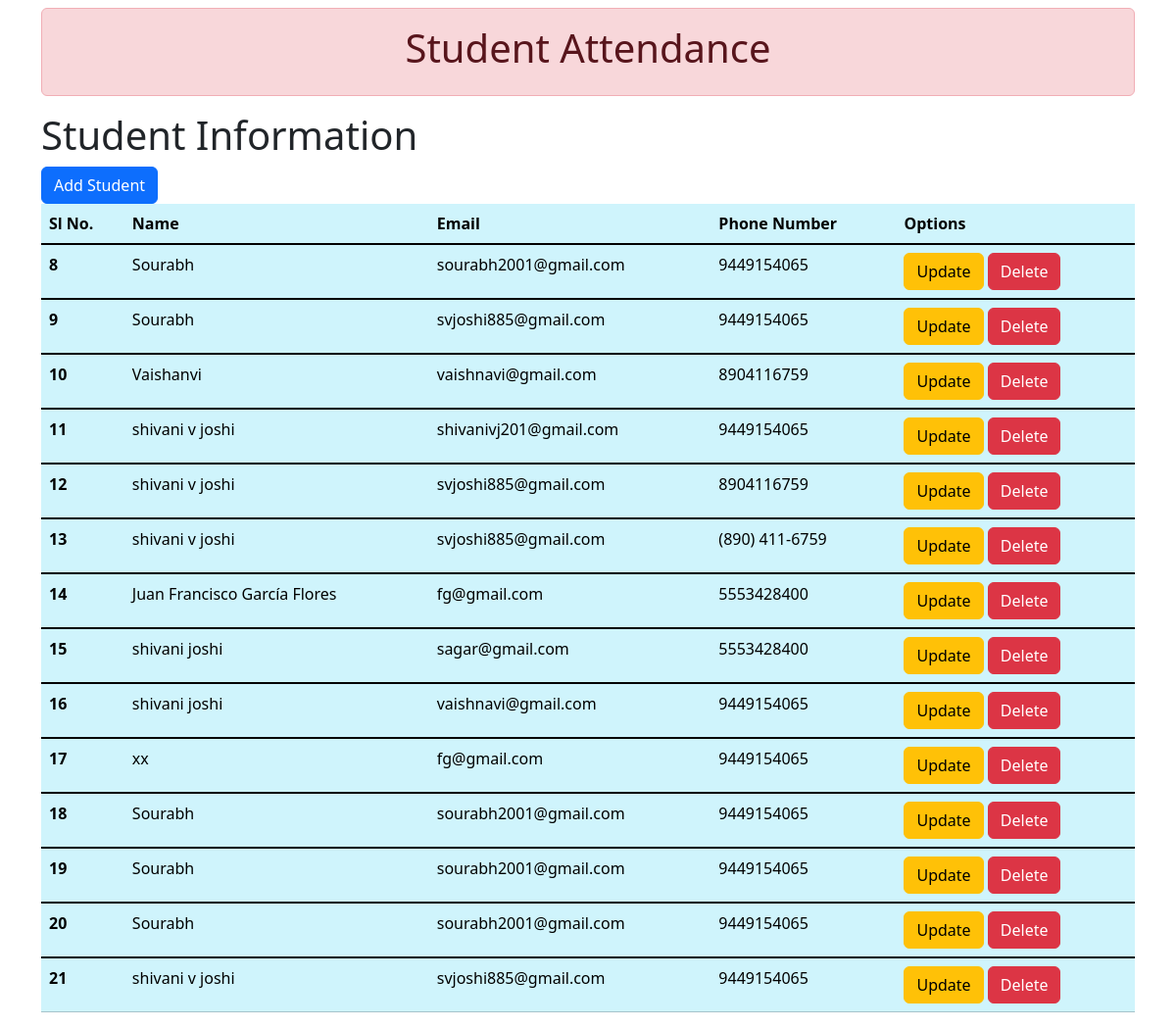
The page / on the database its author committed.
### app/models.py (models this page shows)
class Student(models.Model):
    name = models.CharField(max_length=100)
    email = models.EmailField(max_length=100)
    password = models.CharField(max_length=100)
    phone = models.CharField(max_length=100)

### app/views.py (the view)
# urls.py: 2. Add a URL to urlpatterns:  path('', views.home, name='home')
def home(request):
    object=Student.objects.all()
    print(object)
    return render(request, 'home.html',{'object':object})

### app/templates/home.html (shortened to what this page needs)
{% extends "base.html" %}
    {% block content %}
    <div class="container">
    {% if  object %}
        <h1>Student Information</h1>
        <table class="table table-info">
            <thead>
            <tr>
              <th scope="col">Sl No.</th>
              <th scope="col">Name</th>
              <th scope="col">Email</th>
              <th scope="col">Phone Number</th>
              <th scope="col">Options</th>
            </tr>
          </thead>
          {% for item in object %}
          <tbody class="table-group-divider">
            <tr>
              <th scope="row">{{item.id}}</th>
              <td>{{item.name}}</td>
              <td>{{item.email}}</td>
              <td>{{item.phone}}</td>
              <div class="col-mb-3">
                <td><a href="{% url "update_student" item.id %}"><button type="button" class="btn btn-warning">Update</button></a>
                    <a href="{% url "delete_student" item.id %}">  <button type="button" class="btn btn-danger">Delete</button></td></a>
            </div>
            </tr>
          </tbody>
          {% endfor %}
          <div class="col-mb-6">
            <a href="{%url 'add_student'%}"><button type="button" class="btn btn-primary">Add Student</button></a>
          </div>
        </table>
    </div>
    {% else %}
    <a href="{%url 'add_student'%}"><button type="button" class="btn btn-primary">Create a new Student</button></a>
    {% endif %}
    {% endblock content %}

### app/templates/base.html (shortened to what this page needs)
<!doctype html>
<html lang="en">
  <head>
    <link href="https://cdn.jsdelivr.net/npm/bootstrap@5.3.3/dist/css/bootstrap.min.css" rel="stylesheet">
  </head>
  <body>
    <div class="container mt-2">
    <div class="text-center alert alert-danger">
    <h1>Student Attendance</h1>
</div>
</div>
    {% block content %}{% endblock content %}
  </body>
</html>

### rows shown on the page
Student: id "8", name "Sourabh", email "sourabh2001@gmail.com", phone "9449154065"
Student: id "9", name "Sourabh", email "svjoshi885@gmail.com", phone "9449154065"
Student: id "10", name "Vaishanvi", email "vaishnavi@gmail.com", phone "8904116759"
Student: id "11", name "shivani v joshi", email "shivanivj201@gmail.com", phone "9449154065"
Student: id "12", name "shivani v joshi", email "svjoshi885@gmail.com", phone "8904116759"
Student: id "13", name "shivani v joshi", email "svjoshi885@gmail.com", phone "(890) 411-6759"
Student: id "14", name "Juan Francisco García Flores", email "fg@gmail.com", phone "5553428400"
Student: id "15", name "shivani joshi", email "sagar@gmail.com", phone "5553428400"
Student: id "16", name "shivani joshi", email "vaishnavi@gmail.com", phone "9449154065"
Student: id "17", name "xx", email "fg@gmail.com", phone "9449154065"
Student: id "18", name "Sourabh", email "sourabh2001@gmail.com", phone "9449154065"
Student: id "19", name "Sourabh", email "sourabh2001@gmail.com", phone "9449154065"
Student: id "20", name "Sourabh", email "sourabh2001@gmail.com", phone "9449154065"
Student: id "21", name "shivani v joshi", email "svjoshi885@gmail.com", phone "9449154065"
